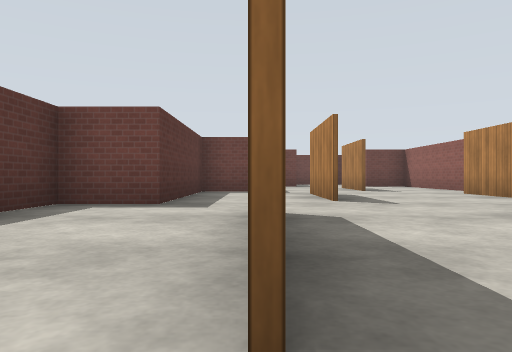
view 1 (above)

20 first-person views from a walk through a Gazebo world. The camera is 0.72 m above the floor, looks level and sees 70° across. The floor is counted in squares, 2 m on a side. Each view is taken from the middle of a square. On the plan, view 1 faces up. The plan holds only what a view shows up to about 9 squares ahead; the rest is blank. The place goes on beyond the plan. Simple patterns stand in for the simulator's built-in surfaces.

view 2
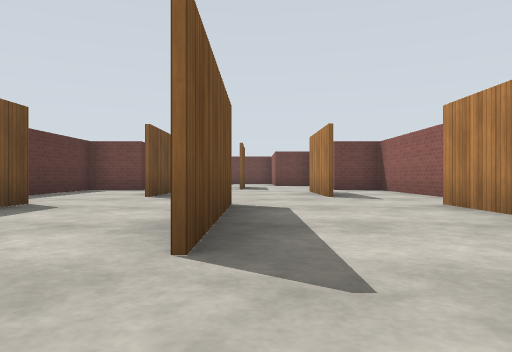

view 3
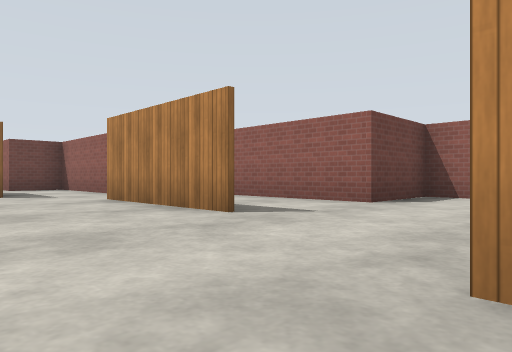

view 4
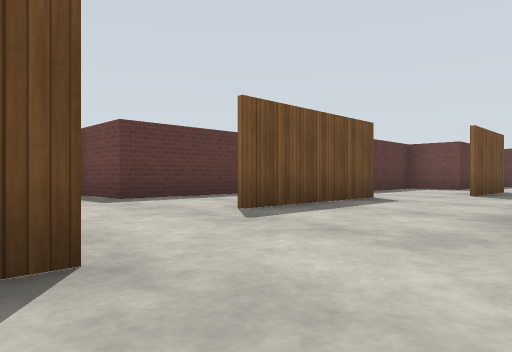

view 5
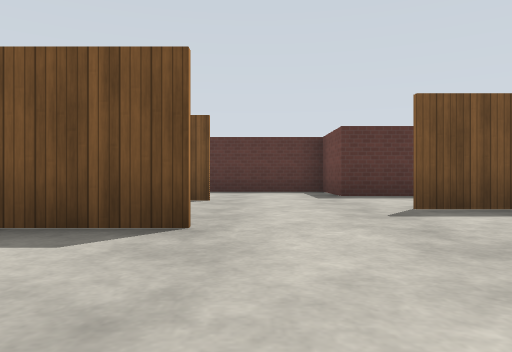

view 6
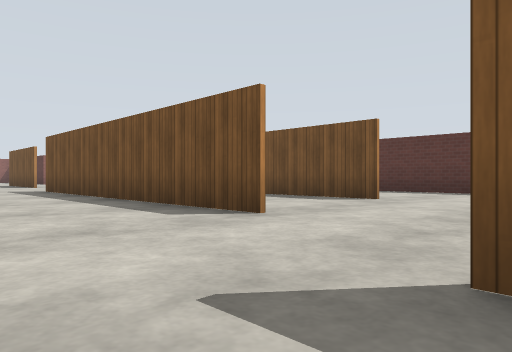

view 7
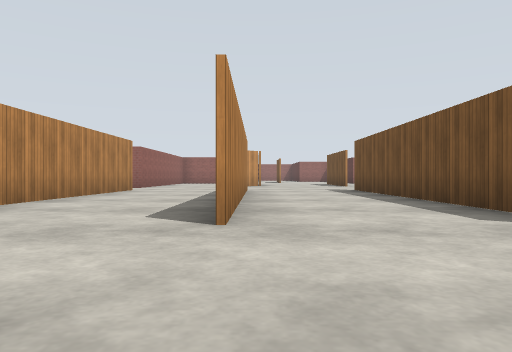

view 8
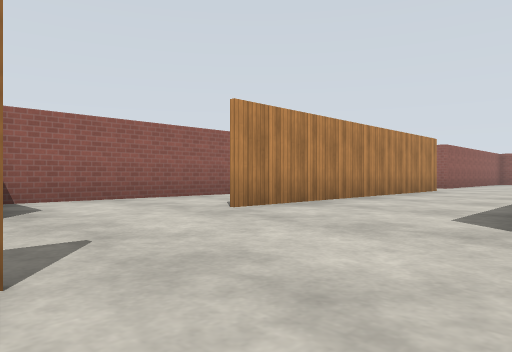

view 9
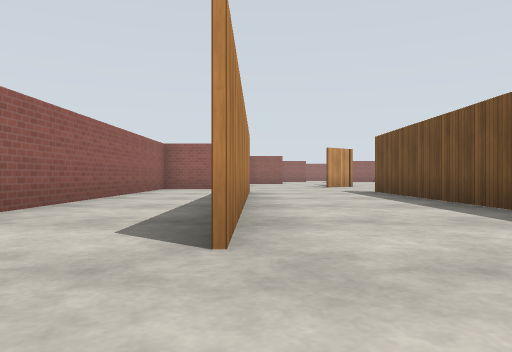

view 10
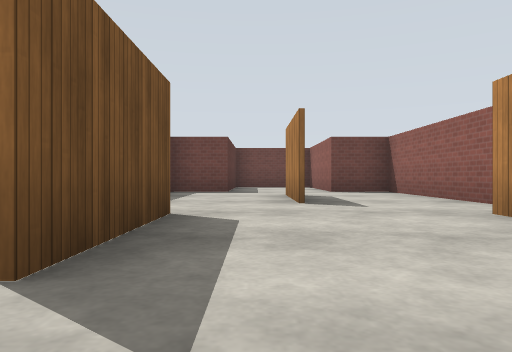

view 11
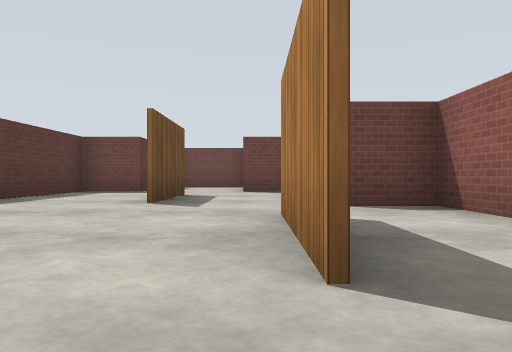

view 12
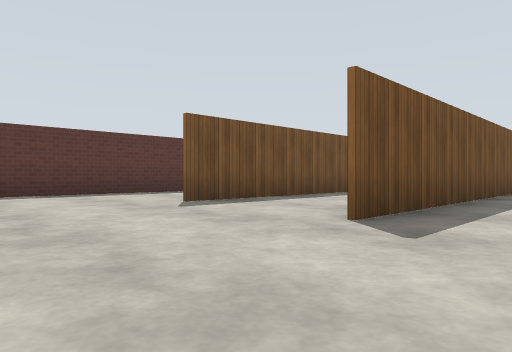

view 13
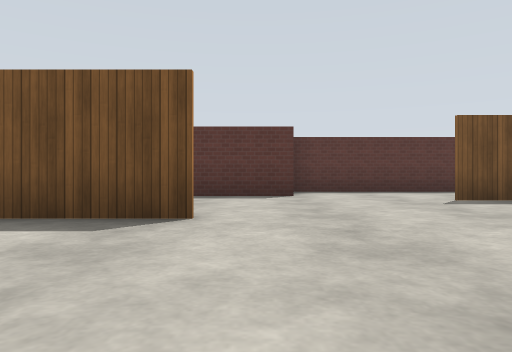

view 14
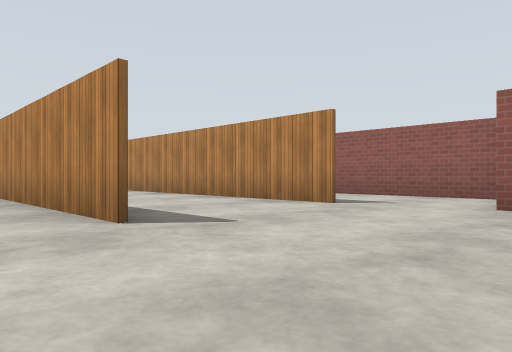

view 15
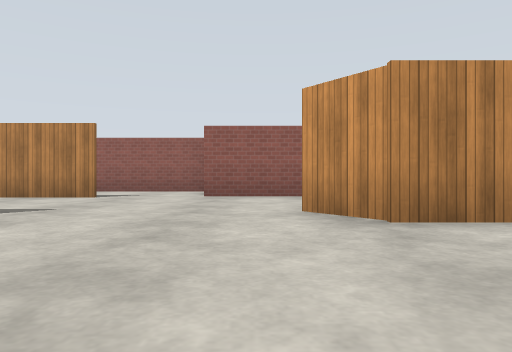

view 16
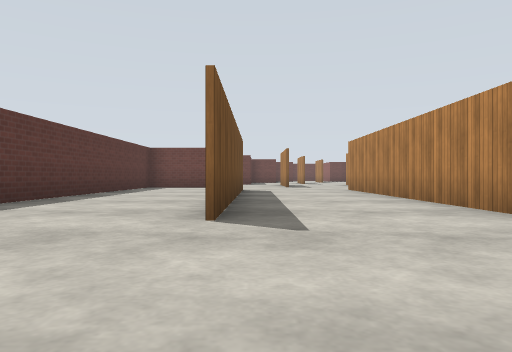

view 17
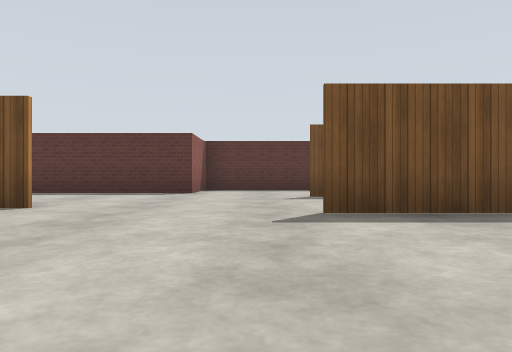

view 18
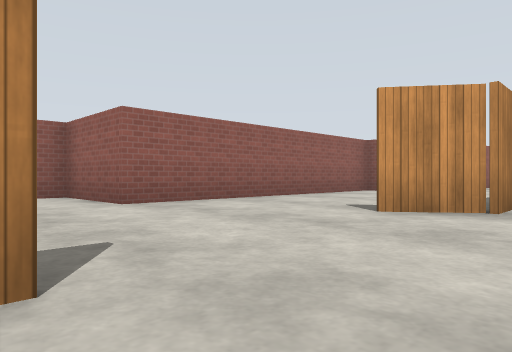

view 19
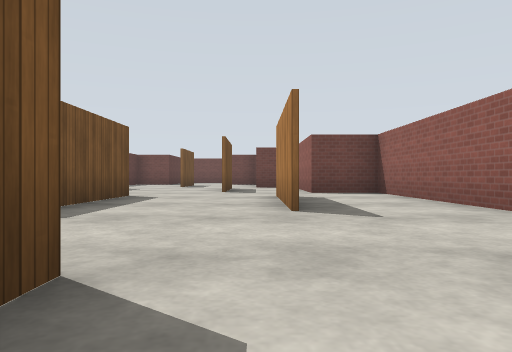

view 20
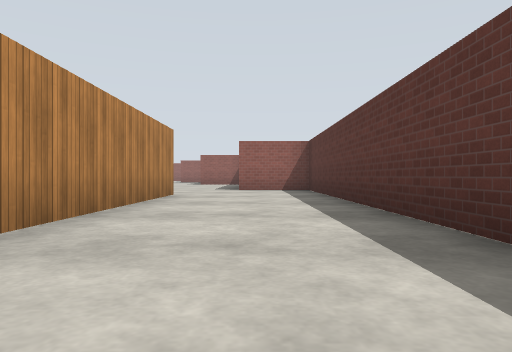

### Floor plan
Points are (right, up) in squares from view 1. A wall is a line through its corners. A room is listed if a view was taken in it or the views show most of it. See-through windows are left out.
Room 1 (views 1, 2, 3, 4, 5, 6, 7, 8, 9, 10, 11, 12, 13, 14, 15, 16, 17, 18, 19, 20)
walls: (4.3, -3.9) (4.3, -8.4); (1.5, -1.4) (1.5, -8.4); (1.4, -7.6) (1.4, -2); (-1.3, -1.6) (-1.3, -8.1); (4.2, -8.4) (4.2, -1.6); (-1.4, -8.1) (-1.4, -3.3); (5.4, 0.8) (5.4, 3.6); (7.1, -8.4) (7.1, -1.8); (0.9, -11.5) (0.9, -13.2); (2.7, 3.6) (2.7, 0.6); (0.1, 3.8) (0.1, 0.6); (-3.9, -10.3) (-2.5, -10.3) (-2.5, -13.5); (3.8, -13) (3.8, -12.1) (4.8, -11.4); (1.1, 5.2) (1.1, 7.5); (4.2, 5.1) (4.2, 7.5); (7.6, -13.5) (7.6, -10.1) (9.5, -10.1) (9.5, 0.4) (7.6, 0.4) (7.6, 4.7) (6.2, 4.7) (6.2, 7.4); (1.2, 7.5) (1.2, 5.2); (-1.3, 7.4) (-1.3, 4.7) (-2.5, 4.7) (-2.5, 0.4) (-4.3, 0.4) (-4.3, -10.1)
ways out: opening at (-0.5, 6.5) to room 2; opening at (2.5, 6.5) to room 2; opening at (5.5, 6.5) to room 2
Room 2 (no view inside)
walls: (2.6, 8.8) (2.6, 10.9); (2.7, 10.9) (2.7, 8.8); (-0.1, 8.4) (-1.3, 8.4) (-1.3, 7.4); (0.1, 10.6) (0.1, 9.6); (6.2, 7.4) (6.2, 8.4) (5, 8.4) (5, 10.6)
ways out: opening at (-0.5, 6.5) to room 1; opening at (2.5, 6.5) to room 1; opening at (5.5, 6.5) to room 1; opening at (1.5, 9.5) to room 3; opening at (4, 9.5) to room 3
Room 3 (no view inside)
walls: (1.5, 12.9) (1.5, 12.3) (0.1, 12.3) (0.1, 10.6); (5, 10.6) (5, 12.3) (3.8, 12.3) (3.8, 13)
ways out: opening at (1.5, 9.5) to room 2; opening at (4, 9.5) to room 2

Positions as (right, up) in squares from view 1, and headings:
1: (0, 0), facing up
2: (3, -1), facing up
3: (3, -2), facing up-right
4: (3, -2), facing up-left
5: (4, -1), facing left
6: (4, 1), facing down-left
7: (4, 1), facing down
8: (4, 1), facing down-right
9: (7, 0), facing down
10: (2, 4), facing up
11: (4, 4), facing up
12: (3, -11), facing up-left
13: (4, -11), facing left
14: (3, -11), facing up-right
15: (1, -11), facing right
16: (-1, -11), facing up
17: (5, -9), facing left
18: (3, -8), facing down-right
19: (5, -3), facing up
20: (-3, -1), facing down
